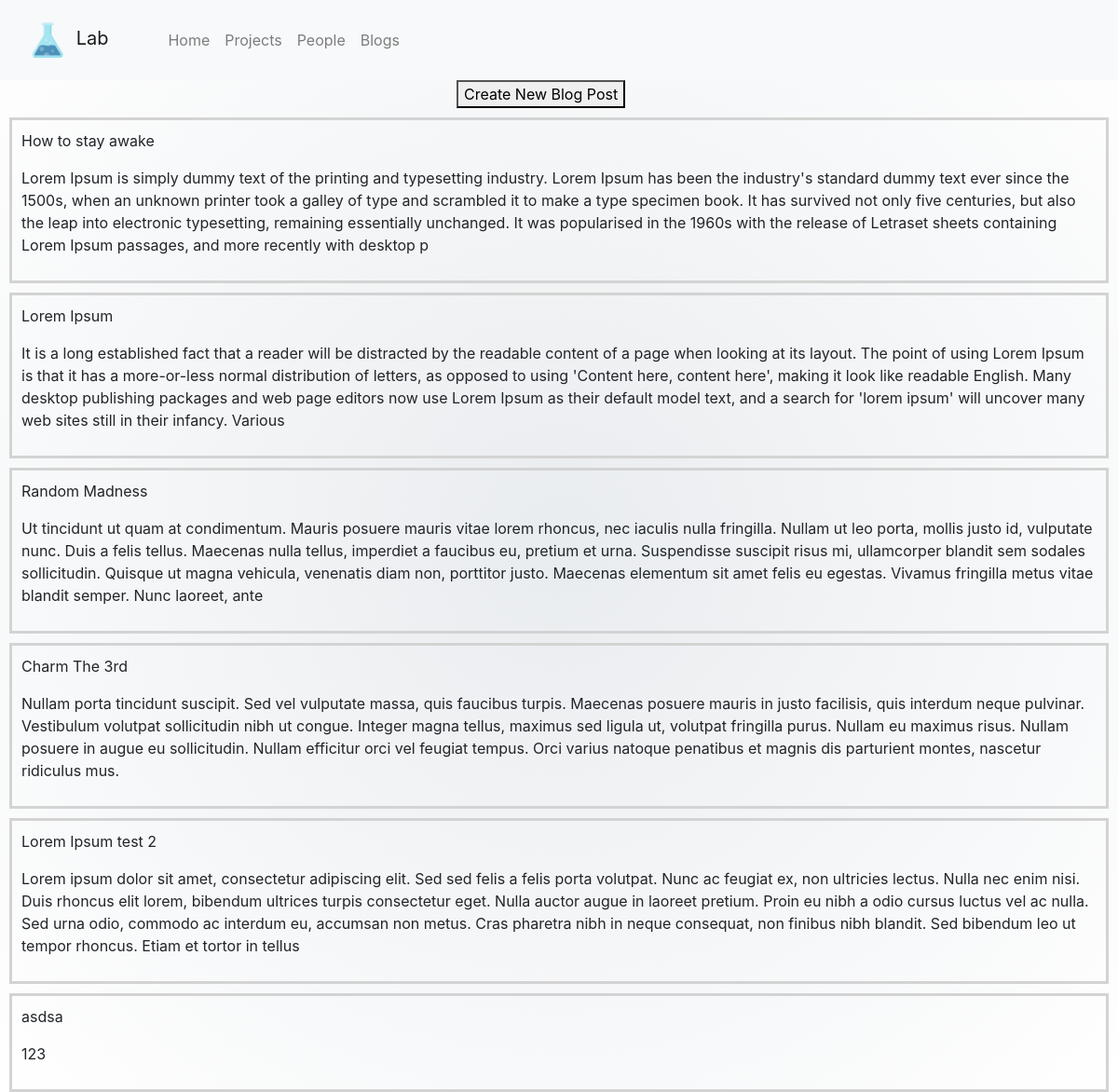
The page /Blog/ on the database its author committed.
### Blog/models.py (models this page shows)
class Blog(models.Model):
    Title   = models.CharField(max_length=30)
    Body    = models.CharField(max_length=500)

### Blog/views.py (the view)
def blog(req):
    context = {"blogs": models.Blog.objects.all()}
    return render(req, 'Blogindex.html', context)

### Blog/templates/Blogindex.html (shortened to what this page needs)
<!DOCTYPE html>
<html lang="en">
<head>
    {% extends 'Base.html' %}
    {% block base %}
    {% load staticfiles %}
</head>
<body>
<a href="/Blog/create" id="crtbtn"><button>Create New Blog Post</button></a>
{% for i in blogs %}
    <div class="blog">
        <p> {{ i.Title }} </p>
        <p> {{ i.Body }} </p>
    </div>
{% endfor %}
</body>
{% endblock %}

### Lab/static/css/main.css (style rules this page uses)
html { background: radial-gradient(#e9ecef, #ffffff); background-repeat: no-repeat; width: 100%; height: 100%; }
body { background: radial-gradient(#e9ecef, #ffffff); background-repeat: no-repeat; height: 100%; width: 100%; margin: 0; }
.blog { margin: 10px; padding: 10px; border: 3px solid lightgrey; }
#crtbtn { padding: 10px; margin: 10px 40% 10px; }

### rows shown on the page
Blog: Title "How to stay awake", Body "Lorem Ipsum is simply dummy text of the printing and typesetting industry. Lorem Ipsum has been the industry's standard dummy text ever since the 1500s, when an unknown printer took a galley of type and scrambled it to make a type specimen book. It has survived not only five centuries, but also the leap into electronic typesetting, remaining essentially unchanged. It was popularised in the 1960s with the release of Letraset sheets containing Lorem Ipsum passages, and more recently with desktop p"
Blog: Title "Lorem Ipsum", Body "It is a long established fact that a reader will be distracted by the readable content of a page when looking at its layout. The point of using Lorem Ipsum is that it has a more-or-less normal distribution of letters, as opposed to using 'Content here, content here', making it look like readable English. Many desktop publishing packages and web page editors now use Lorem Ipsum as their default model text, and a search for 'lorem ipsum' will uncover many web sites still in their infancy. Various"
Blog: Title "Random Madness", Body "Ut tincidunt ut quam at condimentum. Mauris posuere mauris vitae lorem rhoncus, nec iaculis nulla fringilla. Nullam ut leo porta, mollis justo id, vulputate nunc. Duis a felis tellus. Maecenas nulla tellus, imperdiet a faucibus eu, pretium et urna. Suspendisse suscipit risus mi, ullamcorper blandit sem sodales sollicitudin. Quisque ut magna vehicula, venenatis diam non, porttitor justo. Maecenas elementum sit amet felis eu egestas. Vivamus fringilla metus vitae blandit semper. Nunc laoreet, ante"
Blog: Title "Charm The 3rd", Body "Nullam porta tincidunt suscipit. Sed vel vulputate massa, quis faucibus turpis. Maecenas posuere mauris in justo facilisis, quis interdum neque pulvinar. Vestibulum volutpat sollicitudin nibh ut congue. Integer magna tellus, maximus sed ligula ut, volutpat fringilla purus. Nullam eu maximus risus. Nullam posuere in augue eu sollicitudin. Nullam efficitur orci vel feugiat tempus. Orci varius natoque penatibus et magnis dis parturient montes, nascetur ridiculus mus."
Blog: Title "Lorem Ipsum test 2", Body "Lorem ipsum dolor sit amet, consectetur adipiscing elit. Sed sed felis a felis porta volutpat. Nunc ac feugiat ex, non ultricies lectus. Nulla nec enim nisi. Duis rhoncus elit lorem, bibendum ultrices turpis consectetur eget. Nulla auctor augue in laoreet pretium. Proin eu nibh a odio cursus luctus vel ac nulla. Sed urna odio, commodo ac interdum eu, accumsan non metus. Cras pharetra nibh in neque consequat, non finibus nibh blandit. Sed bibendum leo ut tempor rhoncus. Etiam et tortor in tellus"
Blog: Title "asdsa", Body "123"
